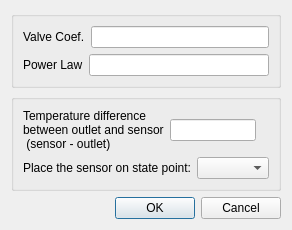
<?xml version="1.0" encoding="UTF-8"?>
<ui version="4.0">
 <class>valveDialog</class>
 <widget class="QDialog" name="valveDialog">
  <property name="geometry">
   <rect>
    <x>0</x>
    <y>0</y>
    <width>268</width>
    <height>218</height>
   </rect>
  </property>
  <property name="sizePolicy">
   <sizepolicy hsizetype="Expanding" vsizetype="Expanding">
    <horstretch>0</horstretch>
    <verstretch>0</verstretch>
   </sizepolicy>
  </property>
  <property name="windowTitle">
   <string>Dialog</string>
  </property>
  <layout class="QVBoxLayout" name="verticalLayout_3">
   <item>
    <widget class="QGroupBox" name="throttleBox">
     <property name="title">
      <string/>
     </property>
     <layout class="QVBoxLayout" name="verticalLayout">
      <item>
       <layout class="QHBoxLayout" name="horizontalLayout_2">
        <item>
         <widget class="QLabel" name="label">
          <property name="text">
           <string>Valve Coef.</string>
          </property>
         </widget>
        </item>
        <item>
         <widget class="QLineEdit" name="coefLine"/>
        </item>
       </layout>
      </item>
      <item>
       <layout class="QHBoxLayout" name="horizontalLayout_3">
        <item>
         <widget class="QLabel" name="label_2">
          <property name="text">
           <string>Power Law</string>
          </property>
         </widget>
        </item>
        <item>
         <widget class="QLineEdit" name="lawLine"/>
        </item>
       </layout>
      </item>
     </layout>
    </widget>
   </item>
   <item>
    <widget class="QGroupBox" name="thermoBox">
     <property name="title">
      <string/>
     </property>
     <layout class="QVBoxLayout" name="verticalLayout_2">
      <item>
       <layout class="QHBoxLayout" name="horizontalLayout_4">
        <item>
         <widget class="QLabel" name="label_3">
          <property name="text">
           <string>Temperature difference
between outlet and sensor
 (sensor - outlet)</string>
          </property>
         </widget>
        </item>
        <item>
         <widget class="QLineEdit" name="temperatureLine"/>
        </item>
        <item>
         <widget class="QLabel" name="temperatureUnitLine">
          <property name="text">
           <string/>
          </property>
         </widget>
        </item>
       </layout>
      </item>
      <item>
       <layout class="QHBoxLayout" name="horizontalLayout_5">
        <item>
         <widget class="QLabel" name="label_4">
          <property name="text">
           <string>Place the sensor on state point:</string>
          </property>
         </widget>
        </item>
        <item>
         <widget class="QComboBox" name="sensorBox"/>
        </item>
       </layout>
      </item>
     </layout>
    </widget>
   </item>
   <item>
    <layout class="QHBoxLayout" name="horizontalLayout">
     <item>
      <spacer name="horizontalSpacer">
       <property name="orientation">
        <enum>Qt::Horizontal</enum>
       </property>
       <property name="sizeHint" stdset="0">
        <size>
         <width>40</width>
         <height>20</height>
        </size>
       </property>
      </spacer>
     </item>
     <item>
      <widget class="QPushButton" name="okButton">
       <property name="text">
        <string>OK</string>
       </property>
      </widget>
     </item>
     <item>
      <widget class="QPushButton" name="cancelButton">
       <property name="text">
        <string>Cancel</string>
       </property>
      </widget>
     </item>
    </layout>
   </item>
  </layout>
 </widget>
 <tabstops>
  <tabstop>okButton</tabstop>
  <tabstop>cancelButton</tabstop>
  <tabstop>coefLine</tabstop>
  <tabstop>lawLine</tabstop>
  <tabstop>temperatureLine</tabstop>
  <tabstop>sensorBox</tabstop>
 </tabstops>
 <resources/>
 <connections/>
</ui>
